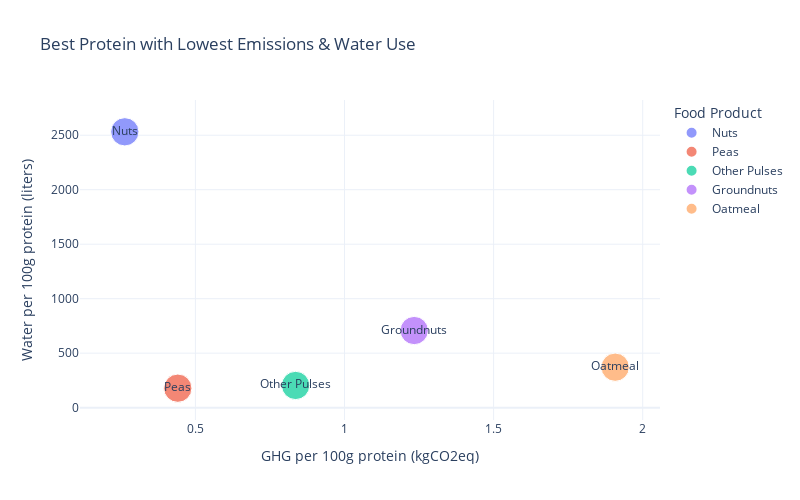

Here is the notebook cell this chart was saved with:
### Code cell
fig = px.scatter(
    best_protein,
    x = "GHG_per_100g_protein",
    y = "water_per_100g_protein",
    color = "food_product",
    size = [20]*len(best_protein),
    title = "Best Protein with Lowest Emissions & Water Use",
    labels = {
        "GHG_per_100g_protein": "GHG per 100g protein (kgCO2eq)",
        "water_per_100g_protein": "Water per 100g protein (liters)"
    },
    text = "food_product"
)

fig.update_layout(
    template = "plotly_white",
    legend_title_text = "Food Product",
    width = 800,
    height = 500,
    yaxis = dict(
        showticklabels = True 
        )
)
fig.show()

### Figure 1 — Plotly figure (JSON) as saved in the notebook; plotly's stock layout.template omitted (floating-point values rounded to 4 significant figures)
{"data": [{"hovertemplate": "food_product=%{text}<br>GHG per 100g protein (kgCO2eq)=%{x}<br>Water per 100g protein (liters)=%{y}<br>size=%{marker.size}<extra></extra>", "legendgroup": "Nuts", "marker": {"color": "#636efa", "size": [20], "sizemode": "area", "sizeref": 0.05, "symbol": "circle"}, "mode": "markers+text", "name": "Nuts", "orientation": "v", "showlegend": true, "text": ["Nuts"], "type": "scatter", "x": [0.2633], "xaxis": "x", "y": [2531.0], "yaxis": "y"}, {"hovertemplate": "food_product=%{text}<br>GHG per 100g protein (kgCO2eq)=%{x}<br>Water per 100g protein (liters)=%{y}<br>size=%{marker.size}<extra></extra>", "legendgroup": "Peas", "marker": {"color": "#EF553B", "size": [20], "sizemode": "area", "sizeref": 0.05, "symbol": "circle"}, "mode": "markers+text", "name": "Peas", "orientation": "v", "showlegend": true, "text": ["Peas"], "type": "scatter", "x": [0.441], "xaxis": "x", "y": [178.5], "yaxis": "y"}, {"hovertemplate": "food_product=%{text}<br>GHG per 100g protein (kgCO2eq)=%{x}<br>Water per 100g protein (liters)=%{y}<br>size=%{marker.size}<extra></extra>", "legendgroup": "Other Pulses", "marker": {"color": "#00cc96", "size": [20], "sizemode": "area", "sizeref": 0.05, "symbol": "circle"}, "mode": "markers+text", "name": "Other Pulses", "orientation": "v", "showlegend": true, "text": ["Other Pulses"], "type": "scatter", "x": [0.8361], "xaxis": "x", "y": [203.5], "yaxis": "y"}, {"hovertemplate": "food_product=%{text}<br>GHG per 100g protein (kgCO2eq)=%{x}<br>Water per 100g protein (liters)=%{y}<br>size=%{marker.size}<extra></extra>", "legendgroup": "Groundnuts", "marker": {"color": "#ab63fa", "size": [20], "sizemode": "area", "sizeref": 0.05, "symbol": "circle"}, "mode": "markers+text", "name": "Groundnuts", "orientation": "v", "showlegend": true, "text": ["Groundnuts"], "type": "scatter", "x": [1.234], "xaxis": "x", "y": [707.5], "yaxis": "y"}, {"hovertemplate": "food_product=%{text}<br>GHG per 100g protein (kgCO2eq)=%{x}<br>Water per 100g protein (liters)=%{y}<br>size=%{marker.size}<extra></extra>", "legendgroup": "Oatmeal", "marker": {"color": "#FFA15A", "size": [20], "sizemode": "area", "sizeref": 0.05, "symbol": "circle"}, "mode": "markers+text", "name": "Oatmeal", "orientation": "v", "showlegend": true, "text": ["Oatmeal"], "type": "scatter", "x": [1.908], "xaxis": "x", "y": [371.1], "yaxis": "y"}], "layout": {"height": 500, "legend": {"itemsizing": "constant", "title": {"text": "Food Product"}, "tracegroupgap": 0}, "title": {"text": "Best Protein with Lowest Emissions & Water Use"}, "width": 800, "xaxis": {"anchor": "y", "domain": [0, 1], "title": {"text": "GHG per 100g protein (kgCO2eq)"}}, "yaxis": {"anchor": "x", "domain": [0, 1], "showticklabels": true, "title": {"text": "Water per 100g protein (liters)"}}}}
